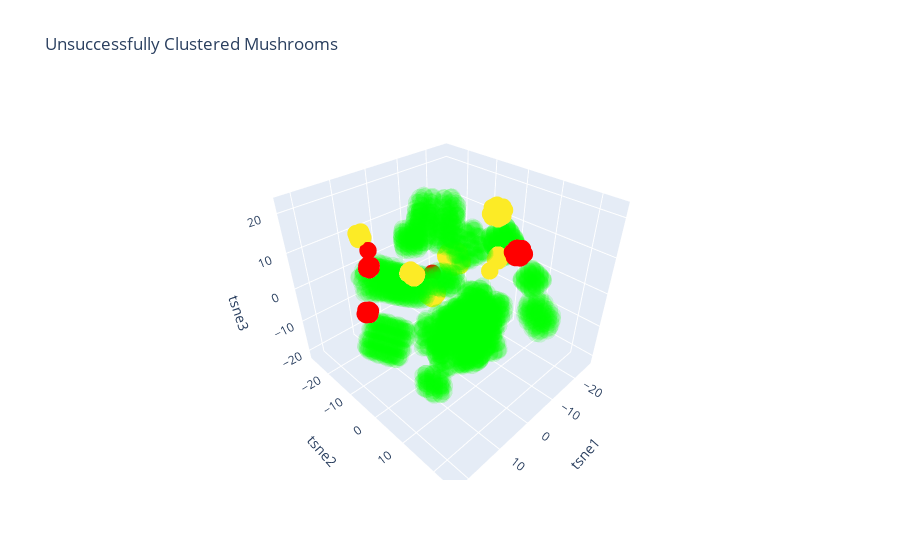

The cell this chart's notebook holds for it:
### Code cell
# Map class to numerical in for visualization
df_tsne['poisonous'] = df_tsne['poisonous'].map({'Edible' : 0, 'Poisonous' : 1})

# We will use this to highlight mushrooms that may be difficult to classify
def all_same_class(group):
    return int(group['poisonous'].nunique() > 1)

# Group the DataFrame by 'cluster' and apply the 'all_same_class' function
cluster_same_class = df_tsne.groupby('cluster').apply(all_same_class)

# Map the result back to the DataFrame
df_tsne['mixed_class'] = df_tsne['cluster'].map(cluster_same_class)

def increment_mixed_class(row):
    if row['mixed_class'] == 1:
        return 1 if row['poisonous'] == 0 else 2
    else:
        return 0

# Apply the 'increment_mixed_class' function to the DataFrame row-wise (axis=1)
df_tsne['mixed_class'] = df_tsne.apply(increment_mixed_class, axis=1)


import plotly.graph_objects as go

# Create a 3D scatter plot with specified opacity, marker symbol, and color
fig = go.Figure()

# Add a trace for the first group with reduced opacity (mushrooms we're not interested in)
fig.add_trace(go.Scatter3d(
    x=df_tsne[df_tsne['mixed_class'] == 0]['tsne1'],
    y=df_tsne[df_tsne['mixed_class'] == 0]['tsne2'],
    z=df_tsne[df_tsne['mixed_class'] == 0]['tsne3'],
    mode='markers',
    marker=dict(
        size=6,
        color=df_tsne[df_tsne['mixed_class'] == 0]['mixed_class'],
        colorscale=[green, green],
        opacity=0.05  # Reduced opacity for the first group
    ),
    text=df_tsne[df_tsne['mixed_class'] == 0]['cluster'],
    name='Good Cluster'
))

# Add a trace for the second group with normal opacity (mushrooms that may be misclassified)
fig.add_trace(go.Scatter3d(
    x=df_tsne[df_tsne['mixed_class'] >= 1]['tsne1'],
    y=df_tsne[df_tsne['mixed_class'] >= 1]['tsne2'],
    z=df_tsne[df_tsne['mixed_class'] >= 1]['tsne3'],
    mode='markers',
    marker=dict(
        size=6,
        color=df_tsne[df_tsne['mixed_class'] >= 1]['mixed_class'],
        colorscale=[yellow, red],
        opacity=1  # Normal opacity for the second group
    ),
    text=df_tsne[df_tsne['mixed_class'] >= 1]['cluster'],
    name='Poor Cluster'
))

fig.update_layout(scene=dict(xaxis_title='tsne1', yaxis_title='tsne2', zaxis_title='tsne3'),
                  title='Unsuccessfully Clustered Mushrooms', showlegend=False)
fig.show()

### Figure 1 — Plotly figure (JSON) as saved in the notebook; plotly's stock layout.template omitted (floating-point values rounded to 4 significant figures; data arrays with more than 128 entries replaced by an {"elided": "..."} marker saying what was removed)
{"data": [{"marker": {"color": {"elided": "7440 int values"}, "colorscale": [[0, "#00FF00"], [1, "#00FF00"]], "opacity": 0.05, "size": 6}, "mode": "markers", "name": "Good Cluster", "text": {"elided": "7440 int values"}, "type": "scatter3d", "x": {"elided": "7440 float values"}, "y": {"elided": "7440 float values"}, "z": {"elided": "7440 float values"}}, {"marker": {"color": {"elided": "684 int values"}, "colorscale": [[0, "#FCEB26"], [1, "#FF0000"]], "opacity": 1, "size": 6}, "mode": "markers", "name": "Poor Cluster", "text": {"elided": "684 int values"}, "type": "scatter3d", "x": {"elided": "684 float values"}, "y": {"elided": "684 float values"}, "z": {"elided": "684 float values"}}], "layout": {"scene": {"xaxis": {"title": {"text": "tsne1"}}, "yaxis": {"title": {"text": "tsne2"}}, "zaxis": {"title": {"text": "tsne3"}}}, "showlegend": false, "title": {"text": "Unsuccessfully Clustered Mushrooms"}}}
